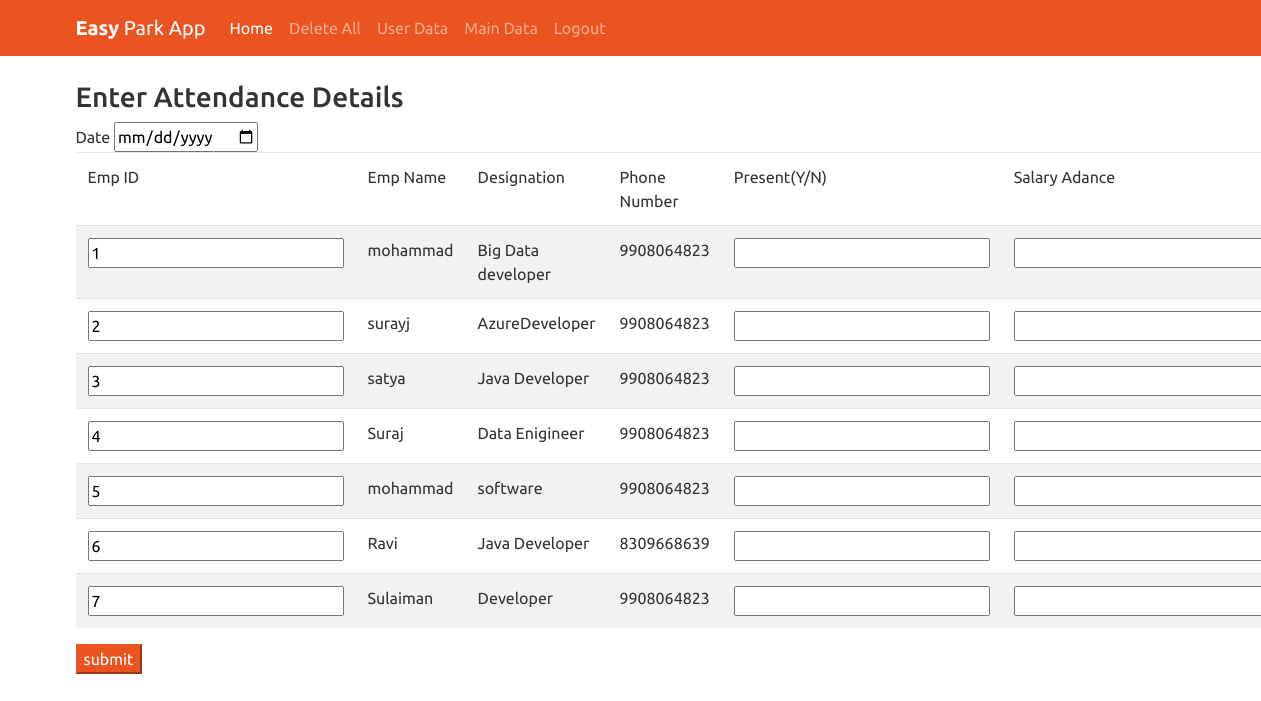
The page /addattendance on the database its author committed.
### tables this page shows
CREATE TABLE "EMPLOYEE" (
	`EMP_ID`	INTEGER NOT NULL PRIMARY KEY AUTOINCREMENT,
	`EMP_DESIGNATION_ID`	INTEGER NOT NULL,
	`EMP_FIRST_NAME`	TEXT NOT NULL,
	`EMP_MIDDLE_NAME`	TEXT NOT NULL,
	`EMP_LAST_NAME`	TEXT NOT NULL,
	`EMP_MANAGER_ID`	INTEGER NOT NULL,
	`EMP_HIRE_DATE`	Date NOT NULL,
	`EMP_RESIGNED_DATE`	TEXT NOT NULL,
	`EMP_D_O_B`	TEXT NOT NULL,
	`EMP_SALARY_INR`	INTEGER NOT NULL,
	`EMP_BANK_ACT_NO`	INTEGER NOT NULL,
	`EMP_BANK_NAME`	TEXT NOT NULL,
	`EMP_BANK_BRANCH`	TEXT NOT NULL,
	`EMP_BANK_IFSC_CODE`	TEXT NOT NULL,
	`EMP_ACTIVE_ASSIGNMENT`	TEXT NOT NULL,
	`EMP_GENDER`	TEXT NOT NULL,
	`EMP_ADDRESS`	TEXT NOT NULL,
	`EMP_PHONE_NO`	INTEGER NOT NULL,
	`EMP_EMAIL`	TEXT NOT NULL,
	`EMP_LAST_UPDATED_TIME`	TEXT NOT NULL,
	`EMP_LAST_UPDATED_BY`	TEXT NOT NULL
);

### employee.py (the view)
@app.route('/addattendance')
def addattendance():
    conn=sqlite3.connect('C:/Users/hhh/Desktop/Python Projects/Attendance/employee.db')
    cur=conn.cursor()
    cur.execute("select EMP_ID,EMP_FIRST_NAME,EMP_DESIGNATION_ID,EMP_PHONE_NO from EMPLOYEE")
    rows=cur.fetchall()
    return render_template('attendance.html',rows=rows)
    conn.close()

### templates/attendance.html (shortened to what this page needs)
<!DOCTYPE html>
<html lang="en">
<head>
   <link href="static/css/bootstrap.min.css" rel="stylesheet">
    <link rel="stylesheet" href="https://use.fontawesome.com/releases/v5.6.3/css/all.css">
</head>
<body>
<nav class="navbar navbar-expand-lg navbar-dark bg-primary">
    <div class="container">
    <a class="navbar-brand" href="#"><strong>Easy</strong> Park App</a>
  <div class="collapse navbar-collapse" id="navbarColor01">
    <ul class="navbar-nav mr-auto">
      <li class="nav-item active">
        <a class="nav-link" href="/">Home</a>
      </li>
      <li class="nav-item">
        <a class="nav-link" href="/delete_all">Delete All</a>
      </li>
      <li class="nav-item">
        <a class="nav-link" href="/list_user">User Data<span class="sr-only">(current)</span></a>
      </li>
      <li class="nav-item">
        <a class="nav-link" href="/list_main">Main Data</a>
      </li>
      <li class="nav-item">
        <a class="nav-link" href="/">Logout</a>
      </li>
    </ul>
  </div>
        </div>
</nav>
<div class="container">
    <br>
    <h3>Enter Attendance Details</h3>
    <form action = "{{ url_for('saveattendance') }}" method = "POST" onclick="alert("Your info has been submitted")">
      Date <input type = "date" name = "ATT_CALENDAR_DATE" required = "required" /><br>
      <table class="table table-striped">
         <thead>
		        <td>Emp ID</td>
            <td>Emp Name</td>
            <td>Designation</td>
            <td>Phone Number</td>
            <td>Present(Y/N)</td>
            <td>Salary Adance</td>
         </thead>
         {% for row in rows %}
            <tr>
			        <td><input type = "text" name="EMP_ID" value="{{row[0]}}" readonly></td>
               <td>{{row[1]}}</td>
               <td>{{row[2]}}</td>
               <td>{{row[3]}}</td>
               <td><input type = "text" name = "ATT_PRESENT_FLAG" required = "required" /></td>
               <td><input type = "text" name = "ATT_SALARY_ADVANCE" required = "required" /></td>
            </tr>
         {% endfor %}
      </table>
      <input class="btn-primary"  type = "submit" value = "submit" required = "required" /><br>
    </form>
</div>
</body>
</html>

### rows shown on the page
EMPLOYEE: EMP_ID "1", EMP_FIRST_NAME "mohammad", EMP_DESIGNATION_ID "Big Data developer", EMP_PHONE_NO "9908064823"
EMPLOYEE: EMP_ID "2", EMP_FIRST_NAME "surayj", EMP_DESIGNATION_ID "AzureDeveloper", EMP_PHONE_NO "9908064823"
EMPLOYEE: EMP_ID "3", EMP_FIRST_NAME "satya", EMP_DESIGNATION_ID "Java Developer", EMP_PHONE_NO "9908064823"
EMPLOYEE: EMP_ID "4", EMP_FIRST_NAME "Suraj", EMP_DESIGNATION_ID "Data Enigineer", EMP_PHONE_NO "9908064823"
EMPLOYEE: EMP_ID "5", EMP_FIRST_NAME "mohammad", EMP_DESIGNATION_ID "software", EMP_PHONE_NO "9908064823"
EMPLOYEE: EMP_ID "6", EMP_FIRST_NAME "Ravi", EMP_DESIGNATION_ID "Java Developer", EMP_PHONE_NO "8309668639"
EMPLOYEE: EMP_ID "7", EMP_FIRST_NAME "Sulaiman", EMP_DESIGNATION_ID "Developer", EMP_PHONE_NO "9908064823"
